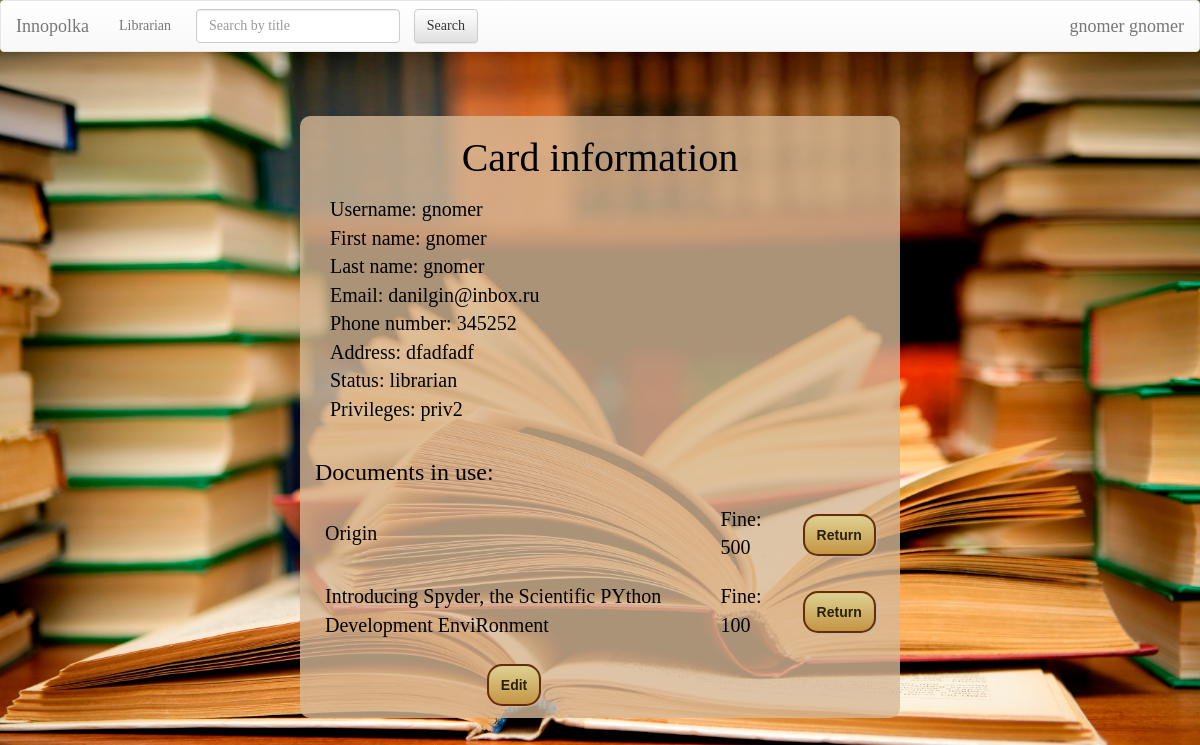
/user/?id=10 (signed in), run on an earlier commit of the app's database.
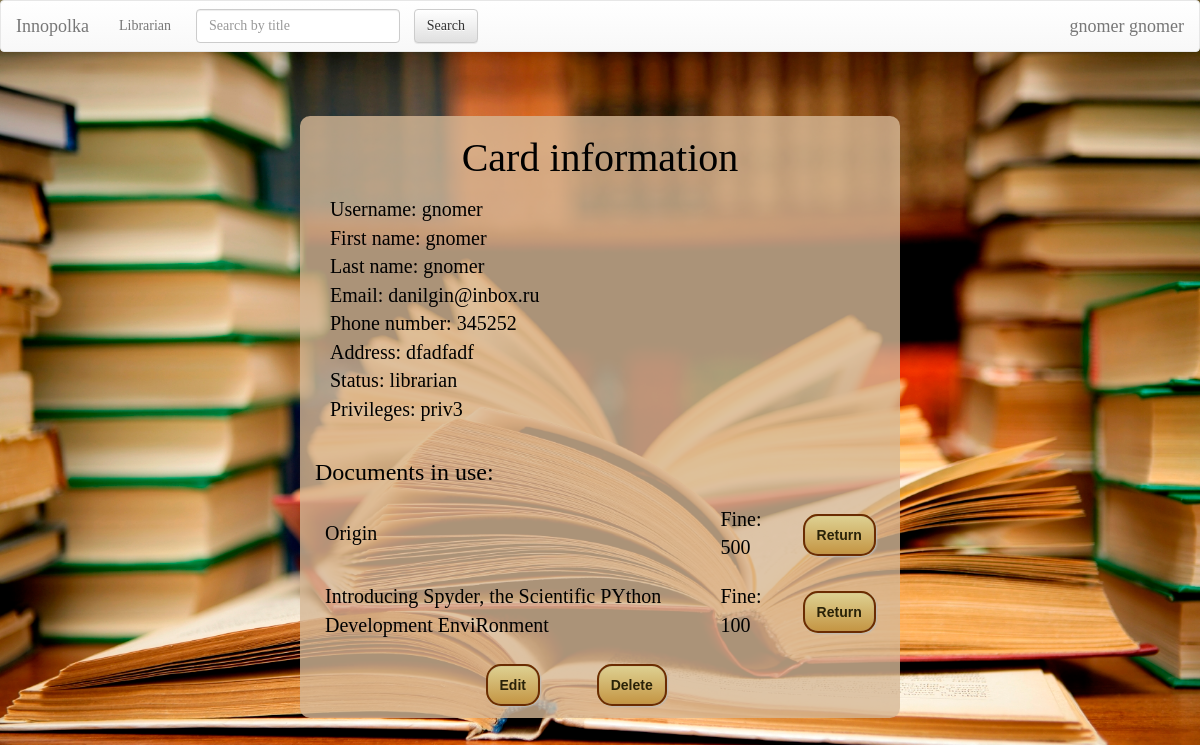
And on a later commit of the database.
### UserCards/models.py (models this page shows, shortened)
class UserProfile(models.Model):
    user = models.OneToOneField(User, on_delete=models.CASCADE)
    phone_number = models.CharField(max_length=15, null=True, blank=True)
    address = models.CharField(max_length=250, null=True, blank=True)
    status = models.CharField(max_length=250, default='student')
    privileges = models.CharField(max_length=250, default='no privileges')

### Documents/librarian_view.py (the view)
    def inner(request, *args, **kwargs):
        if request.user.is_authenticated:
            return func(request, *args, **kwargs)
        return redirect('/')

### Documents/librarian_view.py (called while the page is built)
def need_logged_in(func):
    def inner(request, *args, **kwargs):
        if request.user.is_authenticated:
            return func(request, *args, **kwargs)
        return redirect('/')
    return inner

### Documents/models.py (called while the page is built)
    def __str__(self):
        return self.doc.title

### UserCards/templates/UserCards/index.html (shortened to what this page needs)
{% extends 'Documents/base.html' %}
{% load staticfiles %}
{% block body %}
    <link rel="stylesheet" type="text/css" href="{% static 'UserCards/usercards_style.css' %}"/>
    <div class="container">
    <h2 class="black">Card information</h2>
    <p>
        {% for field, value in fields %}
            {{ field }}: {{ value }}
            <br>
        {% endfor %}
    </p>
    <div>
        <table class="used-docs">
            <th colspan="3"><h3>Documents in use:</h3></th>
            {% for copy in copies %}
                <tr>
                    <td><a href="/{{ copy.doc.id }}">{{ copy }}</a></td>
                    <td>{{ copy.time_left }}<br></td>
                    {% if user.is_staff %}
                        <td><a class="button" href="/requests/return/?copy_id={{ copy.id }}" onclick="
                                return confirm('Return {{ copy.doc.title }} from {{ copy.checked_up_by_whom.username }} back?');
                                ">Return</a></td>
                    {% endif %}
                </tr>
            {% endfor %}
        </table>
        {% if user.is_staff %}
            {% if user.is_superuser or user == current_user or not current_user.is_staff %}
                <table class="edit_del">
                <tr>
                <td><a class="button" href="/user/edit/{{ current_user.id }}">Edit</a></td>
                {% if user.is_superuser or user.userprofile.privileges == 'priv3' %}
                    <td><a class="button" href="/user/delete/{{ current_user.id }}"
                           onclick="return confirm('Delete {{ current_user.username }}?')">Delete</a></td>
                {% endif %}
            {% endif %}
        </tr>
        </table>
        {% endif %}
    </div>
{% endblock %}

What changed in the data, as far as the page shows it:
changed UserProfile "dfadfadf": privileges "priv2" → "priv3" (drawn)
Also different on the page:
new list line: "Privileges :"
new list line: "priv3"
text now shown: "Delete"
list line gone: "Privileges :"
list line gone: "priv2"
